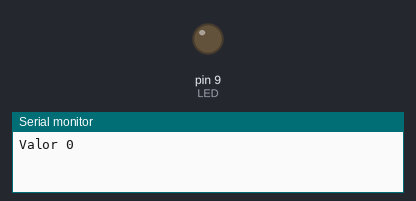
Recording of a sketch running on a simulated Arduino Uno, built with avr-gcc and run on an emulated ATmega328P. Parts: output pins drawn as LEDs (lit = HIGH), the last lines printed to the serial monitor.

Above: at 0.05 s.
At 3.0 s:
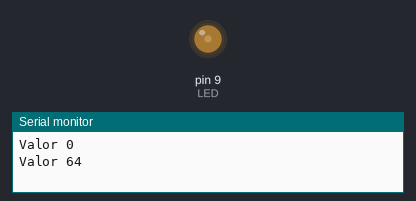
At 4.5 s:
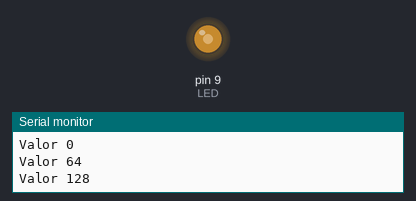
At 6.0 s:
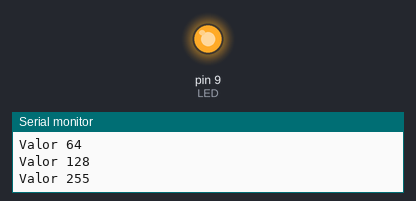
Timing chart, 0 to 7.8 s (numbered marks = the images above):
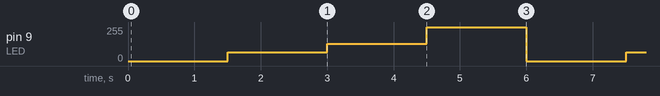

Measured:
- by itself, pin 9 (LED): repeats every 6.0 s: 128/255 1.5 s, 255/255 1.5 s, 0/255 1.5 s, 64/255 1.5 s

The sketch:

pwm-ej-niveles.ino
```cpp
// Ejemplo: cuatro niveles fijos. Compara el valor con el % que mide el simulador.
const int LED = 9;
const int NIVELES[] = {0, 64, 128, 255};

void setup() {
  Serial.begin(9600);
}

void loop() {
  for (int i = 0; i < 4; i++) {
    analogWrite(LED, NIVELES[i]);
    Serial.print("Valor ");
    Serial.println(NIVELES[i]);
    delay(1500);
  }
}
```
